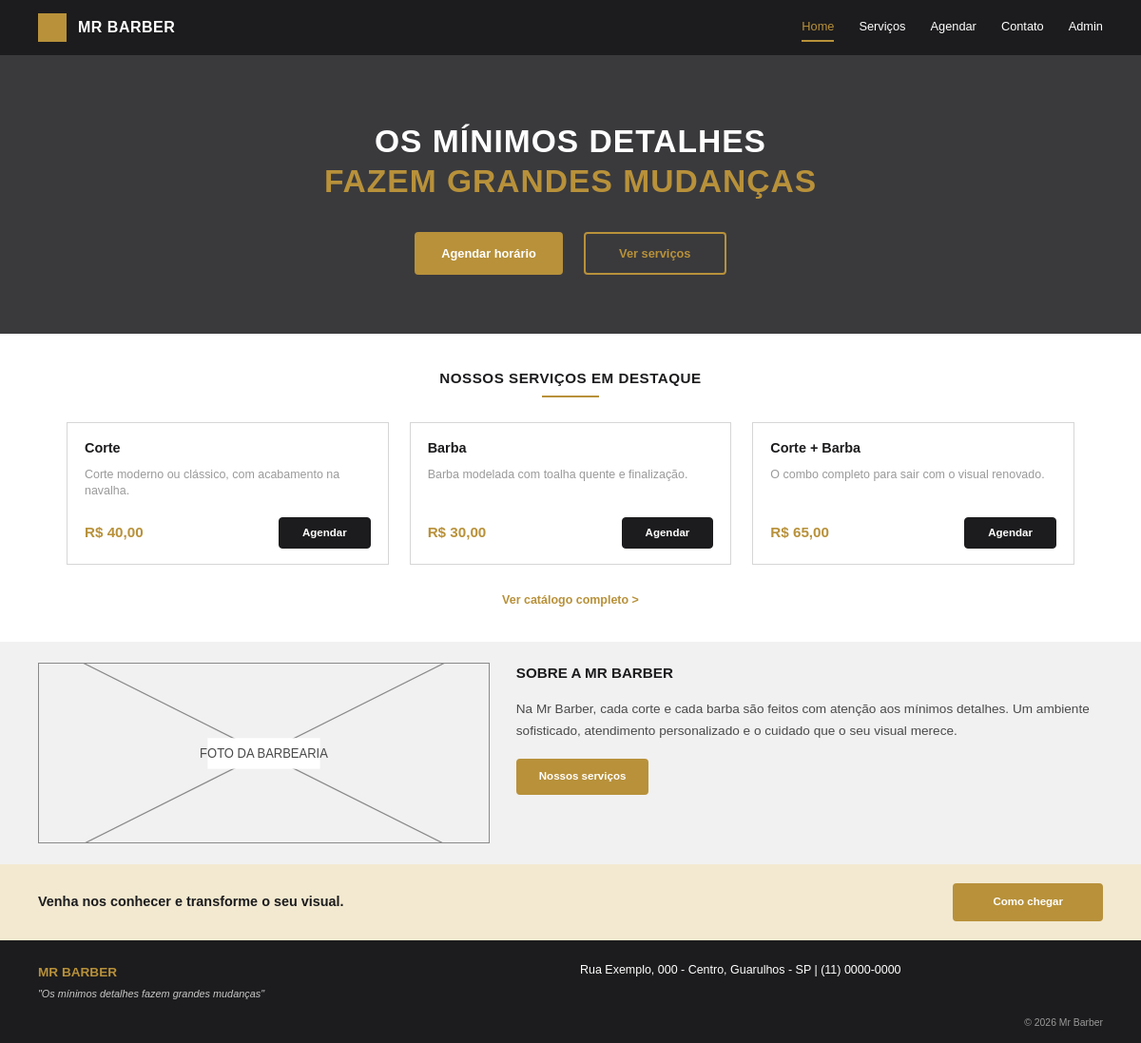
The page / on the database its author committed.
### tables this page shows
CREATE TABLE servico (
 id_servico INT AUTO_INCREMENT PRIMARY KEY,
 id_categoria INT NOT NULL,
 id_admin INT NOT NULL,
 nome VARCHAR(100) NOT NULL,
 descricao TEXT,
 preco DECIMAL(10,2) NOT NULL CHECK (preco > 0),
 duracao_min INT,
 ativo BOOLEAN DEFAULT TRUE,
 data_cadastro DATETIME DEFAULT CURRENT_TIMESTAMP,
 FOREIGN KEY (id_categoria) REFERENCES categoria(id_categoria),
 FOREIGN KEY (id_admin) REFERENCES administrador(id_admin)
);

CREATE TABLE info_contato (
 id_info INT AUTO_INCREMENT PRIMARY KEY,
 id_admin INT,
 endereco VARCHAR(200) NOT NULL,
 telefone VARCHAR(20),
 whatsapp VARCHAR(20),
 email VARCHAR(120),
 horario_funcionamento VARCHAR(200),
 link_mapa VARCHAR(500),
 FOREIGN KEY (id_admin) REFERENCES administrador(id_admin)
);

### config/conexao.php (called while the page is built, shortened)
<?php
function db(): PDO
{
    static $pdo = null;
    if ($pdo === null) {
        try {
            $pdo = new PDO(
                'mysql:host=' . DB_HOST . ';dbname=' . DB_NOME . ';charset=utf8mb4',
                DB_USUARIO,
                DB_SENHA,
                [
                    PDO::ATTR_ERRMODE => PDO::ERRMODE_EXCEPTION,
                    PDO::ATTR_DEFAULT_FETCH_MODE => PDO::FETCH_ASSOC,
                    PDO::ATTR_EMULATE_PREPARES => false,
                ]
            );
        } catch (PDOException $e) {
            http_response_code(500);
            exit('Não foi possível conectar ao banco de dados. Verifique se o MySQL está ligado no XAMPP '
                . 'e se o arquivo banco.sql foi importado.');
        }
    }
    return $pdo;
}

### includes/funcoes.php (called while the page is built, shortened)
<?php
require_once __DIR__ . '/../config/conexao.php';
function e($valor): string
{
    return htmlspecialchars((string) $valor, ENT_QUOTES, 'UTF-8');
}
function preco_br($valor): string
{
    return 'R$ ' . number_format((float) $valor, 2, ',', '.');
}
function info_contato(): array
{
    $info = db()->query('SELECT * FROM info_contato ORDER BY id_info LIMIT 1')->fetch();
    return $info ?: [
        'endereco' => '', 'telefone' => '', 'whatsapp' => '',
        'email' => '', 'horario_funcionamento' => '', 'link_mapa' => '',
    ];
}

### index.php (the view, shortened to what this page needs)
<?php
require_once __DIR__ . '/includes/funcoes.php';
$destaques = db()->query(
    'SELECT id_servico, nome, descricao, preco FROM servico WHERE ativo = TRUE ORDER BY id_servico LIMIT 3'
)->fetchAll();
$pagina = 'home';
require __DIR__ . '/includes/topo.php';
?>
    <main>
        <section class="banner">
            <h1>OS MÍNIMOS DETALHES <br> <span>FAZEM GRANDES MUDANÇAS</span></h1>
            <div class="banner-botoes">
                <a href="agendar.php" class="botao-primario">Agendar horário</a>
                <a href="servicos.php" class="botao-secundario">Ver serviços</a>
            </div>
        </section>
        <section class="destaques">
            <h2>Nossos serviços em destaque</h2>
            <div class="cards">
                <?php foreach ($destaques as $s): ?>
                    <article class="card-servico">
                        <h3><?= e($s['nome']) ?></h3>
                        <p><?= e($s['descricao']) ?></p>
                        <div class="card-rodape">
                            <span class="preco"><?= e(preco_br($s['preco'])) ?></span>
                            <a href="agendar.php?servico=<?= (int) $s['id_servico'] ?>" class="botao-escuro">Agendar</a>
                        </div>
                    </article>
                <?php endforeach; ?>
            </div>
            <a href="servicos.php" class="ver-catalogo">Ver catálogo completo &gt;</a>
        </section>
        <section class="sobre">
            <div class="sobre-interno">
                <div class="sobre-foto">
                    <img src="img/barbearia.jpg" alt="Interior da barbearia Mr Barber"
                         onerror="this.onerror=null;this.src='img/foto-placeholder.svg'">
                </div>
                <div class="sobre-texto">
                    <h2>Sobre a Mr Barber</h2>
                    <p>Na Mr Barber, cada corte e cada barba são feitos com atenção aos mínimos detalhes.
                        Um ambiente sofisticado, atendimento personalizado e o cuidado que o seu visual merece.</p>
                    <a href="servicos.php" class="botao-primario">Nossos serviços</a>
                </div>
            </div>
        </section>
        <section class="cta-contato">
            <div class="cta-interno">
                <p>Venha nos conhecer e transforme o seu visual.</p>
                <a href="contato.php" class="botao-primario">Como chegar</a>
            </div>
        </section>
    </main>
<?php require __DIR__ . '/includes/rodape.php'; ?>

### includes/topo.php (shortened to what this page needs)
<?php
$menu = [
    'home'     => ['index.php', 'Home'],
    'servicos' => ['servicos.php', 'Serviços'],
    'agendar'  => ['agendar.php', 'Agendar'],
    'contato'  => ['contato.php', 'Contato'],
    'admin'    => ['admin/login.php', 'Admin'],
];
?>
<!DOCTYPE html>
<html lang="pt-br">
<head>
    <link rel="stylesheet" href="css/style.css">
</head>
<body>
    <header class="topo">
        <a href="index.php" class="logo">
            <span class="logo-simbolo"></span>
            <strong>MR BARBER</strong>
        </a>
        <nav>
            <?php foreach ($menu as $chave => [$url, $texto]): ?>
                <a href="<?= $url ?>"<?= $chave === $pagina ? ' class="ativo"' : '' ?>><?= $texto ?></a>
            <?php endforeach; ?>
        </nav>
    </header>

### includes/rodape.php (shortened to what this page needs)
<?php
$info_rodape = info_contato();
$linha_rodape = trim($info_rodape['endereco'] . ' | ' . $info_rodape['telefone'], ' |');
?>
    <footer class="rodape">
        <div class="rodape-interno">
            <div>
                <strong>MR BARBER</strong>
                <p class="slogan">"Os mínimos detalhes fazem grandes mudanças"</p>
            </div>
            <div class="rodape-info">
                <?= e($linha_rodape) ?>
            </div>
        </div>
        <small class="copyright">&copy; 2026 Mr Barber</small>
    </footer>
</body>
</html>

### rows shown on the page
servico: nome "Corte", descricao "Corte moderno ou clássico, com acabamento na navalha.", preco "R$ 40,00"
servico: nome "Barba", descricao "Barba modelada com toalha quente e finalização.", preco "R$ 30,00"
servico: nome "Corte + Barba", descricao "O combo completo para sair com o visual renovado.", preco "R$ 65,00"
info_contato: linha_rodape "Rua Exemplo, 000 - Centro, Guarulhos - SP | (11) 0000-0000"

### other values the page prints
$texto "Home"
$texto "Serviços"
$texto "Agendar"
$texto "Contato"
$texto "Admin"
